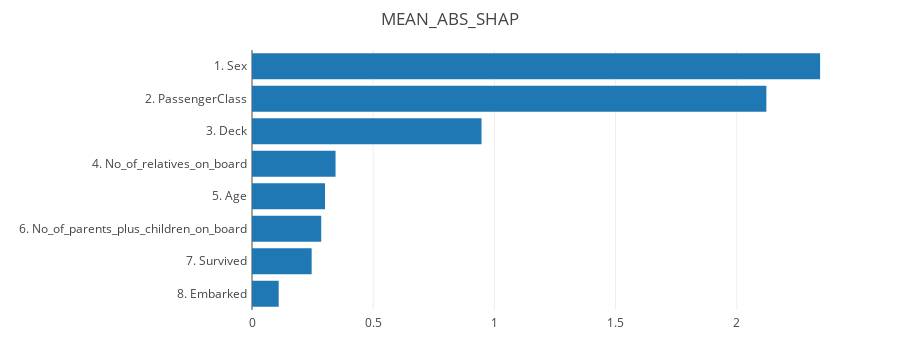

This figure's notebook cell:
### Code cell
explainer.plot_interactions("Sex", cats=True)

### Figure 1 — Plotly figure (JSON) as saved in the notebook; plotly's stock layout.template omitted (floating-point values rounded to 4 significant figures)
{"data": [{"hoverinfo": "text", "orientation": "h", "type": "bar", "x": [0.1101, 0.2461, 0.2856, 0.3012, 0.3447, 0.9469, 2.122, 2.344], "y": ["8. Embarked", "7. Survived", "6. No_of_parents_plus_children_on_board", "5. Age", "4. No_of_relatives_on_board", "3. Deck", "2. PassengerClass", "1. Sex"]}], "layout": {"height": 360, "margin": {"b": 50, "l": 252, "pad": 4, "r": 50, "t": 50}, "plot_bgcolor": "#fff", "showlegend": false, "title": {"text": "MEAN_ABS_SHAP"}, "xaxis": {"automargin": true}, "yaxis": {"automargin": true}}}
